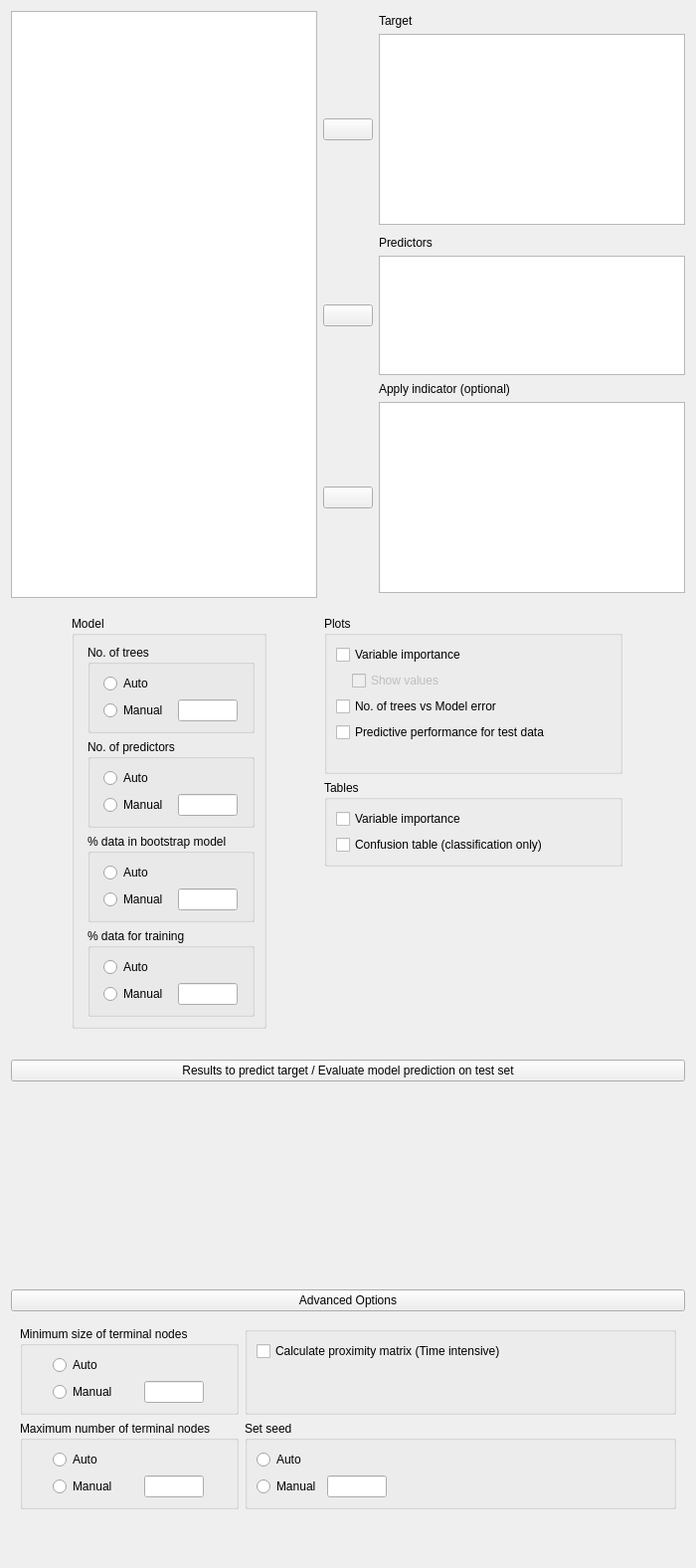
<?xml version="1.0" encoding="UTF-8"?>
<ui version="4.0">
 <class>MLClassificationRandomForestForm</class>
 <widget class="QWidget" name="MLClassificationRandomForestForm">
  <property name="geometry">
   <rect>
    <x>0</x>
    <y>0</y>
    <width>700</width>
    <height>1576</height>
   </rect>
  </property>
  <property name="sizePolicy">
   <sizepolicy hsizetype="Fixed" vsizetype="Preferred">
    <horstretch>0</horstretch>
    <verstretch>0</verstretch>
   </sizepolicy>
  </property>
  <property name="windowTitle">
   <string>Form</string>
  </property>
  <layout class="QGridLayout" name="gridLayout">
   <property name="verticalSpacing">
    <number>0</number>
   </property>
   <item row="3" column="0">
    <widget class="QWidget" name="widget_11" native="true">
     <layout class="QGridLayout" name="gridLayout_6">
      <property name="leftMargin">
       <number>0</number>
      </property>
      <property name="topMargin">
       <number>0</number>
      </property>
      <property name="rightMargin">
       <number>0</number>
      </property>
      <property name="bottomMargin">
       <number>0</number>
      </property>
      <property name="verticalSpacing">
       <number>0</number>
      </property>
      <item row="0" column="0">
       <widget class="QWidget" name="widget_10" native="true">
        <property name="sizePolicy">
         <sizepolicy hsizetype="Preferred" vsizetype="Preferred">
          <horstretch>0</horstretch>
          <verstretch>0</verstretch>
         </sizepolicy>
        </property>
        <layout class="QGridLayout" name="gridLayout_5">
         <property name="leftMargin">
          <number>0</number>
         </property>
         <property name="topMargin">
          <number>13</number>
         </property>
         <property name="rightMargin">
          <number>0</number>
         </property>
         <property name="bottomMargin">
          <number>3</number>
         </property>
         <item row="2" column="0">
          <widget class="AnovaModelWidget" name="modelTerms" native="true">
           <property name="sizePolicy">
            <sizepolicy hsizetype="Expanding" vsizetype="Preferred">
             <horstretch>0</horstretch>
             <verstretch>0</verstretch>
            </sizepolicy>
           </property>
           <property name="minimumSize">
            <size>
             <width>0</width>
             <height>200</height>
            </size>
           </property>
          </widget>
         </item>
         <item row="1" column="0">
          <widget class="ExpanderButton" name="expanderModel">
           <property name="sizePolicy">
            <sizepolicy hsizetype="Expanding" vsizetype="Preferred">
             <horstretch>0</horstretch>
             <verstretch>0</verstretch>
            </sizepolicy>
           </property>
           <property name="text">
            <string>Results to predict target / Evaluate model prediction on test set</string>
           </property>
          </widget>
         </item>
        </layout>
       </widget>
      </item>
     </layout>
    </widget>
   </item>
   <item row="4" column="0">
    <widget class="QWidget" name="advancedBox" native="true">
     <layout class="QGridLayout" name="gridLayout_2">
      <property name="leftMargin">
       <number>0</number>
      </property>
      <property name="topMargin">
       <number>0</number>
      </property>
      <property name="rightMargin">
       <number>0</number>
      </property>
      <item row="0" column="0" rowspan="2" colspan="2">
       <widget class="ExpanderButton" name="expanderAdvanced">
        <property name="text">
         <string>Advanced Options</string>
        </property>
       </widget>
      </item>
      <item row="3" column="0" rowspan="2" colspan="2">
       <widget class="QWidget" name="advancedOptions" native="true">
        <layout class="QGridLayout" name="gridLayout_7">
         <item row="0" column="1">
          <widget class="BoundGroupBox" name="sampleMode_2">
           <property name="title">
            <string/>
           </property>
           <layout class="QGridLayout" name="gridLayout_15">
            <item row="1" column="0">
             <spacer name="verticalSpacer_4">
              <property name="orientation">
               <enum>Qt::Vertical</enum>
              </property>
              <property name="sizeHint" stdset="0">
               <size>
                <width>20</width>
                <height>40</height>
               </size>
              </property>
             </spacer>
            </item>
            <item row="0" column="0">
             <widget class="BoundCheckBox" name="calculateProximityMatrix">
              <property name="text">
               <string>Calculate proximity matrix (Time intensive)</string>
              </property>
             </widget>
            </item>
           </layout>
          </widget>
         </item>
         <item row="3" column="1">
          <spacer name="verticalSpacer_5">
           <property name="orientation">
            <enum>Qt::Vertical</enum>
           </property>
           <property name="sizeHint" stdset="0">
            <size>
             <width>20</width>
             <height>40</height>
            </size>
           </property>
          </spacer>
         </item>
         <item row="0" column="0">
          <widget class="BoundGroupBox" name="minimumTerminalNodeSize">
           <property name="title">
            <string>Minimum size of terminal nodes</string>
           </property>
           <property name="flat">
            <bool>false</bool>
           </property>
           <layout class="QGridLayout" name="gridLayout_20">
            <item row="1" column="0">
             <widget class="QRadioButton" name="manual_6">
              <property name="sizePolicy">
               <sizepolicy hsizetype="Fixed" vsizetype="Fixed">
                <horstretch>0</horstretch>
                <verstretch>0</verstretch>
               </sizepolicy>
              </property>
              <property name="text">
               <string>Manual</string>
              </property>
             </widget>
            </item>
            <item row="0" column="0">
             <widget class="QRadioButton" name="auto_6">
              <property name="sizePolicy">
               <sizepolicy hsizetype="Fixed" vsizetype="Fixed">
                <horstretch>0</horstretch>
                <verstretch>0</verstretch>
               </sizepolicy>
              </property>
              <property name="text">
               <string>Auto</string>
              </property>
             </widget>
            </item>
            <item row="1" column="1">
             <widget class="BoundTextBox" name="modelMinimumTerminalNode">
              <property name="sizePolicy">
               <sizepolicy hsizetype="Fixed" vsizetype="Preferred">
                <horstretch>0</horstretch>
                <verstretch>0</verstretch>
               </sizepolicy>
              </property>
              <property name="minimumSize">
               <size>
                <width>60</width>
                <height>0</height>
               </size>
              </property>
              <property name="maximumSize">
               <size>
                <width>60</width>
                <height>16777215</height>
               </size>
              </property>
             </widget>
            </item>
           </layout>
          </widget>
         </item>
         <item row="1" column="0">
          <widget class="BoundGroupBox" name="maximumTerminalNodeSize">
           <property name="title">
            <string>Maximum number of terminal nodes</string>
           </property>
           <property name="flat">
            <bool>false</bool>
           </property>
           <layout class="QGridLayout" name="gridLayout_21">
            <item row="0" column="0">
             <widget class="QRadioButton" name="auto_7">
              <property name="sizePolicy">
               <sizepolicy hsizetype="Fixed" vsizetype="Fixed">
                <horstretch>0</horstretch>
                <verstretch>0</verstretch>
               </sizepolicy>
              </property>
              <property name="text">
               <string>Auto</string>
              </property>
             </widget>
            </item>
            <item row="1" column="0">
             <widget class="QRadioButton" name="manual_7">
              <property name="sizePolicy">
               <sizepolicy hsizetype="Fixed" vsizetype="Fixed">
                <horstretch>0</horstretch>
                <verstretch>0</verstretch>
               </sizepolicy>
              </property>
              <property name="text">
               <string>Manual</string>
              </property>
             </widget>
            </item>
            <item row="1" column="1">
             <widget class="BoundTextBox" name="modelMaximumTerminalNode">
              <property name="sizePolicy">
               <sizepolicy hsizetype="Fixed" vsizetype="Preferred">
                <horstretch>0</horstretch>
                <verstretch>0</verstretch>
               </sizepolicy>
              </property>
              <property name="minimumSize">
               <size>
                <width>60</width>
                <height>0</height>
               </size>
              </property>
              <property name="maximumSize">
               <size>
                <width>60</width>
                <height>16777215</height>
               </size>
              </property>
             </widget>
            </item>
           </layout>
          </widget>
         </item>
         <item row="1" column="1">
          <widget class="BoundGroupBox" name="seedBox">
           <property name="title">
            <string>Set seed</string>
           </property>
           <layout class="QGridLayout" name="gridLayout_14">
            <item row="2" column="1">
             <widget class="BoundTextBox" name="seed">
              <property name="sizePolicy">
               <sizepolicy hsizetype="Fixed" vsizetype="Preferred">
                <horstretch>0</horstretch>
                <verstretch>0</verstretch>
               </sizepolicy>
              </property>
              <property name="minimumSize">
               <size>
                <width>60</width>
                <height>0</height>
               </size>
              </property>
              <property name="maximumSize">
               <size>
                <width>60</width>
                <height>16777215</height>
               </size>
              </property>
             </widget>
            </item>
            <item row="2" column="0">
             <widget class="QRadioButton" name="manual_5">
              <property name="text">
               <string>Manual</string>
              </property>
             </widget>
            </item>
            <item row="2" column="2">
             <spacer name="horizontalSpacer">
              <property name="orientation">
               <enum>Qt::Horizontal</enum>
              </property>
              <property name="sizeHint" stdset="0">
               <size>
                <width>40</width>
                <height>20</height>
               </size>
              </property>
             </spacer>
            </item>
            <item row="1" column="0">
             <widget class="QRadioButton" name="auto_5">
              <property name="text">
               <string>Auto</string>
              </property>
             </widget>
            </item>
           </layout>
          </widget>
         </item>
        </layout>
       </widget>
      </item>
     </layout>
    </widget>
   </item>
   <item row="2" column="0">
    <widget class="QWidget" name="widget_12" native="true">
     <property name="sizePolicy">
      <sizepolicy hsizetype="Maximum" vsizetype="Minimum">
       <horstretch>0</horstretch>
       <verstretch>0</verstretch>
      </sizepolicy>
     </property>
     <layout class="QGridLayout" name="gridLayout_4">
      <property name="leftMargin">
       <number>0</number>
      </property>
      <property name="rightMargin">
       <number>0</number>
      </property>
      <property name="bottomMargin">
       <number>0</number>
      </property>
     </layout>
    </widget>
   </item>
   <item row="1" column="0">
    <widget class="QWidget" name="advancedOptions_2" native="true">
     <layout class="QGridLayout" name="gridLayout_8">
      <item row="2" column="1">
       <spacer name="verticalSpacer_6">
        <property name="orientation">
         <enum>Qt::Vertical</enum>
        </property>
        <property name="sizeHint" stdset="0">
         <size>
          <width>20</width>
          <height>40</height>
         </size>
        </property>
       </spacer>
      </item>
      <item row="0" column="1">
       <widget class="GroupBox" name="plotsGroup">
        <property name="title">
         <string>Plots</string>
        </property>
        <layout class="QGridLayout" name="gridLayout_11">
         <item row="2" column="0" colspan="3">
          <widget class="BoundCheckBox" name="plotTreesVsModelError">
           <property name="sizePolicy">
            <sizepolicy hsizetype="Fixed" vsizetype="Fixed">
             <horstretch>0</horstretch>
             <verstretch>0</verstretch>
            </sizepolicy>
           </property>
           <property name="text">
            <string>No. of trees vs Model error</string>
           </property>
          </widget>
         </item>
         <item row="1" column="1" colspan="3">
          <widget class="BoundCheckBox" name="plotVariableImportanceShowValues">
           <property name="enabled">
            <bool>false</bool>
           </property>
           <property name="sizePolicy">
            <sizepolicy hsizetype="Fixed" vsizetype="Fixed">
             <horstretch>0</horstretch>
             <verstretch>0</verstretch>
            </sizepolicy>
           </property>
           <property name="text">
            <string>Show values</string>
           </property>
          </widget>
         </item>
         <item row="0" column="0" colspan="3">
          <widget class="BoundCheckBox" name="plotVariableImportance">
           <property name="sizePolicy">
            <sizepolicy hsizetype="Fixed" vsizetype="Fixed">
             <horstretch>0</horstretch>
             <verstretch>0</verstretch>
            </sizepolicy>
           </property>
           <property name="text">
            <string>Variable importance</string>
           </property>
          </widget>
         </item>
         <item row="4" column="0">
          <widget class="QLabel" name="label_17">
           <property name="minimumSize">
            <size>
             <width>10</width>
             <height>0</height>
            </size>
           </property>
           <property name="maximumSize">
            <size>
             <width>10</width>
             <height>16777215</height>
            </size>
           </property>
           <property name="text">
            <string/>
           </property>
          </widget>
         </item>
         <item row="3" column="0" colspan="3">
          <widget class="BoundCheckBox" name="plotPredictivePerformance">
           <property name="sizePolicy">
            <sizepolicy hsizetype="Fixed" vsizetype="Fixed">
             <horstretch>0</horstretch>
             <verstretch>0</verstretch>
            </sizepolicy>
           </property>
           <property name="text">
            <string>Predictive performance for test data</string>
           </property>
          </widget>
         </item>
         <item row="1" column="0">
          <widget class="QWidget" name="widget" native="true">
           <property name="minimumSize">
            <size>
             <width>10</width>
             <height>0</height>
            </size>
           </property>
           <property name="maximumSize">
            <size>
             <width>10</width>
             <height>16777215</height>
            </size>
           </property>
          </widget>
         </item>
        </layout>
       </widget>
      </item>
      <item row="0" column="0" rowspan="3">
       <widget class="BoundGroupBox" name="bayesFactorType_2">
        <property name="sizePolicy">
         <sizepolicy hsizetype="Fixed" vsizetype="Minimum">
          <horstretch>0</horstretch>
          <verstretch>0</verstretch>
         </sizepolicy>
        </property>
        <property name="title">
         <string>Model</string>
        </property>
        <property name="flat">
         <bool>false</bool>
        </property>
        <layout class="QGridLayout" name="gridLayout_16">
         <property name="leftMargin">
          <number>13</number>
         </property>
         <item row="3" column="0">
          <widget class="BoundGroupBox" name="dataTrainingModel">
           <property name="title">
            <string>% data for training</string>
           </property>
           <property name="flat">
            <bool>false</bool>
           </property>
           <layout class="QGridLayout" name="gridLayout_19">
            <item row="1" column="0">
             <widget class="QRadioButton" name="manual_4">
              <property name="sizePolicy">
               <sizepolicy hsizetype="Fixed" vsizetype="Fixed">
                <horstretch>0</horstretch>
                <verstretch>0</verstretch>
               </sizepolicy>
              </property>
              <property name="text">
               <string>Manual</string>
              </property>
             </widget>
            </item>
            <item row="0" column="0">
             <widget class="QRadioButton" name="auto_4">
              <property name="sizePolicy">
               <sizepolicy hsizetype="Fixed" vsizetype="Fixed">
                <horstretch>0</horstretch>
                <verstretch>0</verstretch>
               </sizepolicy>
              </property>
              <property name="text">
               <string>Auto</string>
              </property>
             </widget>
            </item>
            <item row="1" column="1">
             <widget class="BoundTextBox" name="percentageDataTraining">
              <property name="sizePolicy">
               <sizepolicy hsizetype="Fixed" vsizetype="Preferred">
                <horstretch>0</horstretch>
                <verstretch>0</verstretch>
               </sizepolicy>
              </property>
              <property name="minimumSize">
               <size>
                <width>60</width>
                <height>0</height>
               </size>
              </property>
              <property name="maximumSize">
               <size>
                <width>60</width>
                <height>16777215</height>
               </size>
              </property>
             </widget>
            </item>
           </layout>
          </widget>
         </item>
         <item row="2" column="0">
          <widget class="BoundGroupBox" name="dataBootstrapModel">
           <property name="title">
            <string>% data in bootstrap model</string>
           </property>
           <property name="flat">
            <bool>false</bool>
           </property>
           <layout class="QGridLayout" name="gridLayout_18">
            <item row="0" column="0">
             <widget class="QRadioButton" name="auto_3">
              <property name="sizePolicy">
               <sizepolicy hsizetype="Fixed" vsizetype="Fixed">
                <horstretch>0</horstretch>
                <verstretch>0</verstretch>
               </sizepolicy>
              </property>
              <property name="text">
               <string>Auto</string>
              </property>
             </widget>
            </item>
            <item row="1" column="0">
             <widget class="QRadioButton" name="manual_3">
              <property name="sizePolicy">
               <sizepolicy hsizetype="Fixed" vsizetype="Fixed">
                <horstretch>0</horstretch>
                <verstretch>0</verstretch>
               </sizepolicy>
              </property>
              <property name="text">
               <string>Manual</string>
              </property>
             </widget>
            </item>
            <item row="1" column="1">
             <widget class="BoundTextBox" name="percentageDataBootstrap">
              <property name="sizePolicy">
               <sizepolicy hsizetype="Fixed" vsizetype="Preferred">
                <horstretch>0</horstretch>
                <verstretch>0</verstretch>
               </sizepolicy>
              </property>
              <property name="minimumSize">
               <size>
                <width>60</width>
                <height>0</height>
               </size>
              </property>
              <property name="maximumSize">
               <size>
                <width>60</width>
                <height>16777215</height>
               </size>
              </property>
             </widget>
            </item>
           </layout>
          </widget>
         </item>
         <item row="1" column="0">
          <widget class="BoundGroupBox" name="noOfPredictors">
           <property name="title">
            <string>No. of predictors</string>
           </property>
           <property name="flat">
            <bool>false</bool>
           </property>
           <layout class="QGridLayout" name="gridLayout_12">
            <item row="0" column="0">
             <widget class="QRadioButton" name="auto_2">
              <property name="sizePolicy">
               <sizepolicy hsizetype="Fixed" vsizetype="Fixed">
                <horstretch>0</horstretch>
                <verstretch>0</verstretch>
               </sizepolicy>
              </property>
              <property name="text">
               <string>Auto</string>
              </property>
             </widget>
            </item>
            <item row="1" column="0">
             <widget class="QRadioButton" name="manual_2">
              <property name="sizePolicy">
               <sizepolicy hsizetype="Fixed" vsizetype="Fixed">
                <horstretch>0</horstretch>
                <verstretch>0</verstretch>
               </sizepolicy>
              </property>
              <property name="text">
               <string>Manual</string>
              </property>
             </widget>
            </item>
            <item row="1" column="1">
             <widget class="BoundTextBox" name="numberOfPredictors">
              <property name="sizePolicy">
               <sizepolicy hsizetype="Fixed" vsizetype="Preferred">
                <horstretch>0</horstretch>
                <verstretch>0</verstretch>
               </sizepolicy>
              </property>
              <property name="minimumSize">
               <size>
                <width>60</width>
                <height>0</height>
               </size>
              </property>
              <property name="maximumSize">
               <size>
                <width>60</width>
                <height>16777215</height>
               </size>
              </property>
             </widget>
            </item>
           </layout>
          </widget>
         </item>
         <item row="0" column="0">
          <widget class="BoundGroupBox" name="noOfTrees">
           <property name="title">
            <string>No. of trees</string>
           </property>
           <property name="flat">
            <bool>false</bool>
           </property>
           <layout class="QGridLayout" name="gridLayout_9">
            <item row="1" column="0">
             <widget class="QRadioButton" name="manual_1">
              <property name="sizePolicy">
               <sizepolicy hsizetype="Fixed" vsizetype="Fixed">
                <horstretch>0</horstretch>
                <verstretch>0</verstretch>
               </sizepolicy>
              </property>
              <property name="text">
               <string>Manual</string>
              </property>
             </widget>
            </item>
            <item row="0" column="0">
             <widget class="QRadioButton" name="auto_1">
              <property name="sizePolicy">
               <sizepolicy hsizetype="Fixed" vsizetype="Fixed">
                <horstretch>0</horstretch>
                <verstretch>0</verstretch>
               </sizepolicy>
              </property>
              <property name="text">
               <string>Auto</string>
              </property>
             </widget>
            </item>
            <item row="1" column="1">
             <widget class="BoundTextBox" name="numberOfTrees">
              <property name="sizePolicy">
               <sizepolicy hsizetype="Fixed" vsizetype="Preferred">
                <horstretch>0</horstretch>
                <verstretch>0</verstretch>
               </sizepolicy>
              </property>
              <property name="minimumSize">
               <size>
                <width>60</width>
                <height>0</height>
               </size>
              </property>
              <property name="maximumSize">
               <size>
                <width>60</width>
                <height>16777215</height>
               </size>
              </property>
             </widget>
            </item>
           </layout>
          </widget>
         </item>
        </layout>
       </widget>
      </item>
      <item row="1" column="1">
       <widget class="GroupBox" name="groupBox_3">
        <property name="maximumSize">
         <size>
          <width>300</width>
          <height>16777215</height>
         </size>
        </property>
        <property name="title">
         <string>Tables</string>
        </property>
        <layout class="QGridLayout" name="gridLayout_10">
         <item row="0" column="0">
          <widget class="BoundCheckBox" name="tableVariableImportance">
           <property name="text">
            <string>Variable importance</string>
           </property>
          </widget>
         </item>
         <item row="1" column="0">
          <widget class="BoundCheckBox" name="tableSummary">
           <property name="text">
            <string>Confusion table (classification only)</string>
           </property>
          </widget>
         </item>
        </layout>
       </widget>
      </item>
     </layout>
    </widget>
   </item>
   <item row="0" column="0">
    <widget class="QWidget" name="topWidget" native="true">
     <layout class="QGridLayout" name="gridLayout_3">
      <property name="leftMargin">
       <number>0</number>
      </property>
      <property name="topMargin">
       <number>0</number>
      </property>
      <property name="rightMargin">
       <number>0</number>
      </property>
      <property name="verticalSpacing">
       <number>3</number>
      </property>
      <item row="12" column="1">
       <widget class="AssignButton" name="buttonAssignCovariates">
        <property name="sizePolicy">
         <sizepolicy hsizetype="Fixed" vsizetype="Fixed">
          <horstretch>0</horstretch>
          <verstretch>0</verstretch>
         </sizepolicy>
        </property>
        <property name="minimumSize">
         <size>
          <width>50</width>
          <height>0</height>
         </size>
        </property>
        <property name="maximumSize">
         <size>
          <width>50</width>
          <height>16777215</height>
         </size>
        </property>
        <property name="text">
         <string/>
        </property>
       </widget>
      </item>
      <item row="3" column="2">
       <widget class="boundSingleItemView" name="target">
        <property name="sizePolicy">
         <sizepolicy hsizetype="Expanding" vsizetype="Fixed">
          <horstretch>0</horstretch>
          <verstretch>0</verstretch>
         </sizepolicy>
        </property>
        <property name="minimumSize">
         <size>
          <width>0</width>
          <height>0</height>
         </size>
        </property>
        <property name="maximumSize">
         <size>
          <width>16777215</width>
          <height>16777215</height>
         </size>
        </property>
        <property name="selectionMode">
         <enum>QAbstractItemView::ExtendedSelection</enum>
        </property>
       </widget>
      </item>
      <item row="12" column="2">
       <widget class="boundSingleItemView" name="indicator">
        <property name="sizePolicy">
         <sizepolicy hsizetype="Expanding" vsizetype="Fixed">
          <horstretch>0</horstretch>
          <verstretch>0</verstretch>
         </sizepolicy>
        </property>
        <property name="minimumSize">
         <size>
          <width>0</width>
          <height>0</height>
         </size>
        </property>
        <property name="maximumSize">
         <size>
          <width>16777215</width>
          <height>16777215</height>
         </size>
        </property>
        <property name="selectionMode">
         <enum>QAbstractItemView::ExtendedSelection</enum>
        </property>
       </widget>
      </item>
      <item row="6" column="2">
       <widget class="QLabel" name="label_3">
        <property name="sizePolicy">
         <sizepolicy hsizetype="Fixed" vsizetype="Preferred">
          <horstretch>0</horstretch>
          <verstretch>0</verstretch>
         </sizepolicy>
        </property>
        <property name="text">
         <string>Predictors</string>
        </property>
       </widget>
      </item>
      <item row="1" column="2">
       <widget class="QLabel" name="label_2">
        <property name="sizePolicy">
         <sizepolicy hsizetype="Fixed" vsizetype="Preferred">
          <horstretch>0</horstretch>
          <verstretch>0</verstretch>
         </sizepolicy>
        </property>
        <property name="text">
         <string>Target</string>
        </property>
       </widget>
      </item>
      <item row="13" column="1">
       <spacer name="verticalSpacer_2">
        <property name="orientation">
         <enum>Qt::Vertical</enum>
        </property>
        <property name="sizeHint" stdset="0">
         <size>
          <width>20</width>
          <height>5</height>
         </size>
        </property>
       </spacer>
      </item>
      <item row="3" column="1">
       <widget class="AssignButton" name="buttonAssignFixed">
        <property name="sizePolicy">
         <sizepolicy hsizetype="Fixed" vsizetype="Fixed">
          <horstretch>0</horstretch>
          <verstretch>0</verstretch>
         </sizepolicy>
        </property>
        <property name="minimumSize">
         <size>
          <width>50</width>
          <height>0</height>
         </size>
        </property>
        <property name="maximumSize">
         <size>
          <width>50</width>
          <height>16777215</height>
         </size>
        </property>
        <property name="text">
         <string/>
        </property>
       </widget>
      </item>
      <item row="9" column="1">
       <spacer name="verticalSpacer">
        <property name="orientation">
         <enum>Qt::Vertical</enum>
        </property>
        <property name="sizeHint" stdset="0">
         <size>
          <width>20</width>
          <height>5</height>
         </size>
        </property>
       </spacer>
      </item>
      <item row="10" column="2">
       <widget class="QLabel" name="label_4">
        <property name="sizePolicy">
         <sizepolicy hsizetype="Fixed" vsizetype="Preferred">
          <horstretch>0</horstretch>
          <verstretch>0</verstretch>
         </sizepolicy>
        </property>
        <property name="text">
         <string>Apply indicator (optional)</string>
        </property>
       </widget>
      </item>
      <item row="8" column="1">
       <widget class="AssignButton" name="buttonAssignRandom">
        <property name="sizePolicy">
         <sizepolicy hsizetype="Fixed" vsizetype="Fixed">
          <horstretch>0</horstretch>
          <verstretch>0</verstretch>
         </sizepolicy>
        </property>
        <property name="minimumSize">
         <size>
          <width>50</width>
          <height>0</height>
         </size>
        </property>
        <property name="maximumSize">
         <size>
          <width>50</width>
          <height>16777215</height>
         </size>
        </property>
        <property name="text">
         <string/>
        </property>
       </widget>
      </item>
      <item row="0" column="0" rowspan="14">
       <widget class="AvailableFieldsListView" name="listAvailableFields">
        <property name="sizePolicy">
         <sizepolicy hsizetype="Expanding" vsizetype="Preferred">
          <horstretch>0</horstretch>
          <verstretch>0</verstretch>
         </sizepolicy>
        </property>
        <property name="minimumSize">
         <size>
          <width>0</width>
          <height>0</height>
         </size>
        </property>
        <property name="maximumSize">
         <size>
          <width>16777215</width>
          <height>16777215</height>
         </size>
        </property>
        <property name="selectionMode">
         <enum>QAbstractItemView::ExtendedSelection</enum>
        </property>
       </widget>
      </item>
      <item row="4" column="1">
       <spacer name="verticalSpacer_3">
        <property name="orientation">
         <enum>Qt::Vertical</enum>
        </property>
        <property name="sizeHint" stdset="0">
         <size>
          <width>20</width>
          <height>5</height>
         </size>
        </property>
       </spacer>
      </item>
      <item row="8" column="2">
       <widget class="BoundListView" name="predictors">
        <property name="sizePolicy">
         <sizepolicy hsizetype="Expanding" vsizetype="Fixed">
          <horstretch>0</horstretch>
          <verstretch>0</verstretch>
         </sizepolicy>
        </property>
        <property name="minimumSize">
         <size>
          <width>0</width>
          <height>120</height>
         </size>
        </property>
        <property name="maximumSize">
         <size>
          <width>16777215</width>
          <height>120</height>
         </size>
        </property>
        <property name="editTriggers">
         <set>QAbstractItemView::AllEditTriggers</set>
        </property>
        <property name="selectionMode">
         <enum>QAbstractItemView::ExtendedSelection</enum>
        </property>
       </widget>
      </item>
     </layout>
    </widget>
   </item>
  </layout>
 </widget>
 <customwidgets>
  <customwidget>
   <class>BoundTextBox</class>
   <extends>QLineEdit</extends>
   <header>widgets/boundtextbox.h</header>
  </customwidget>
  <customwidget>
   <class>BoundGroupBox</class>
   <extends>QGroupBox</extends>
   <header>widgets/boundgroupbox.h</header>
   <container>1</container>
  </customwidget>
  <customwidget>
   <class>BoundCheckBox</class>
   <extends>QCheckBox</extends>
   <header>widgets/boundcheckbox.h</header>
  </customwidget>
  <customwidget>
   <class>GroupBox</class>
   <extends>QGroupBox</extends>
   <header>widgets/groupbox.h</header>
   <container>1</container>
  </customwidget>
  <customwidget>
   <class>ExpanderButton</class>
   <extends>QPushButton</extends>
   <header>widgets/expanderbutton.h</header>
  </customwidget>
  <customwidget>
   <class>AssignButton</class>
   <extends>QPushButton</extends>
   <header>widgets/assignbutton.h</header>
  </customwidget>
  <customwidget>
   <class>AvailableFieldsListView</class>
   <extends>QListView</extends>
   <header>widgets/availablefieldslistview.h</header>
  </customwidget>
  <customwidget>
   <class>BoundListView</class>
   <extends>QListView</extends>
   <header>widgets/boundlistview.h</header>
  </customwidget>
  <customwidget>
   <class>boundSingleItemView</class>
   <extends>QListView</extends>
   <header>widgets/boundsingleitemview.h</header>
  </customwidget>
  <customwidget>
   <class>AnovaModelWidget</class>
   <extends>QWidget</extends>
   <header>widgets/anovamodelwidget.h</header>
   <container>1</container>
  </customwidget>
 </customwidgets>
 <resources/>
 <connections>
  <connection>
   <sender>plotVariableImportance</sender>
   <signal>clicked(bool)</signal>
   <receiver>plotVariableImportanceShowValues</receiver>
   <slot>setEnabled(bool)</slot>
   <hints>
    <hint type="sourcelabel">
     <x>419</x>
     <y>372</y>
    </hint>
    <hint type="destinationlabel">
     <x>416</x>
     <y>395</y>
    </hint>
   </hints>
  </connection>
 </connections>
</ui>
